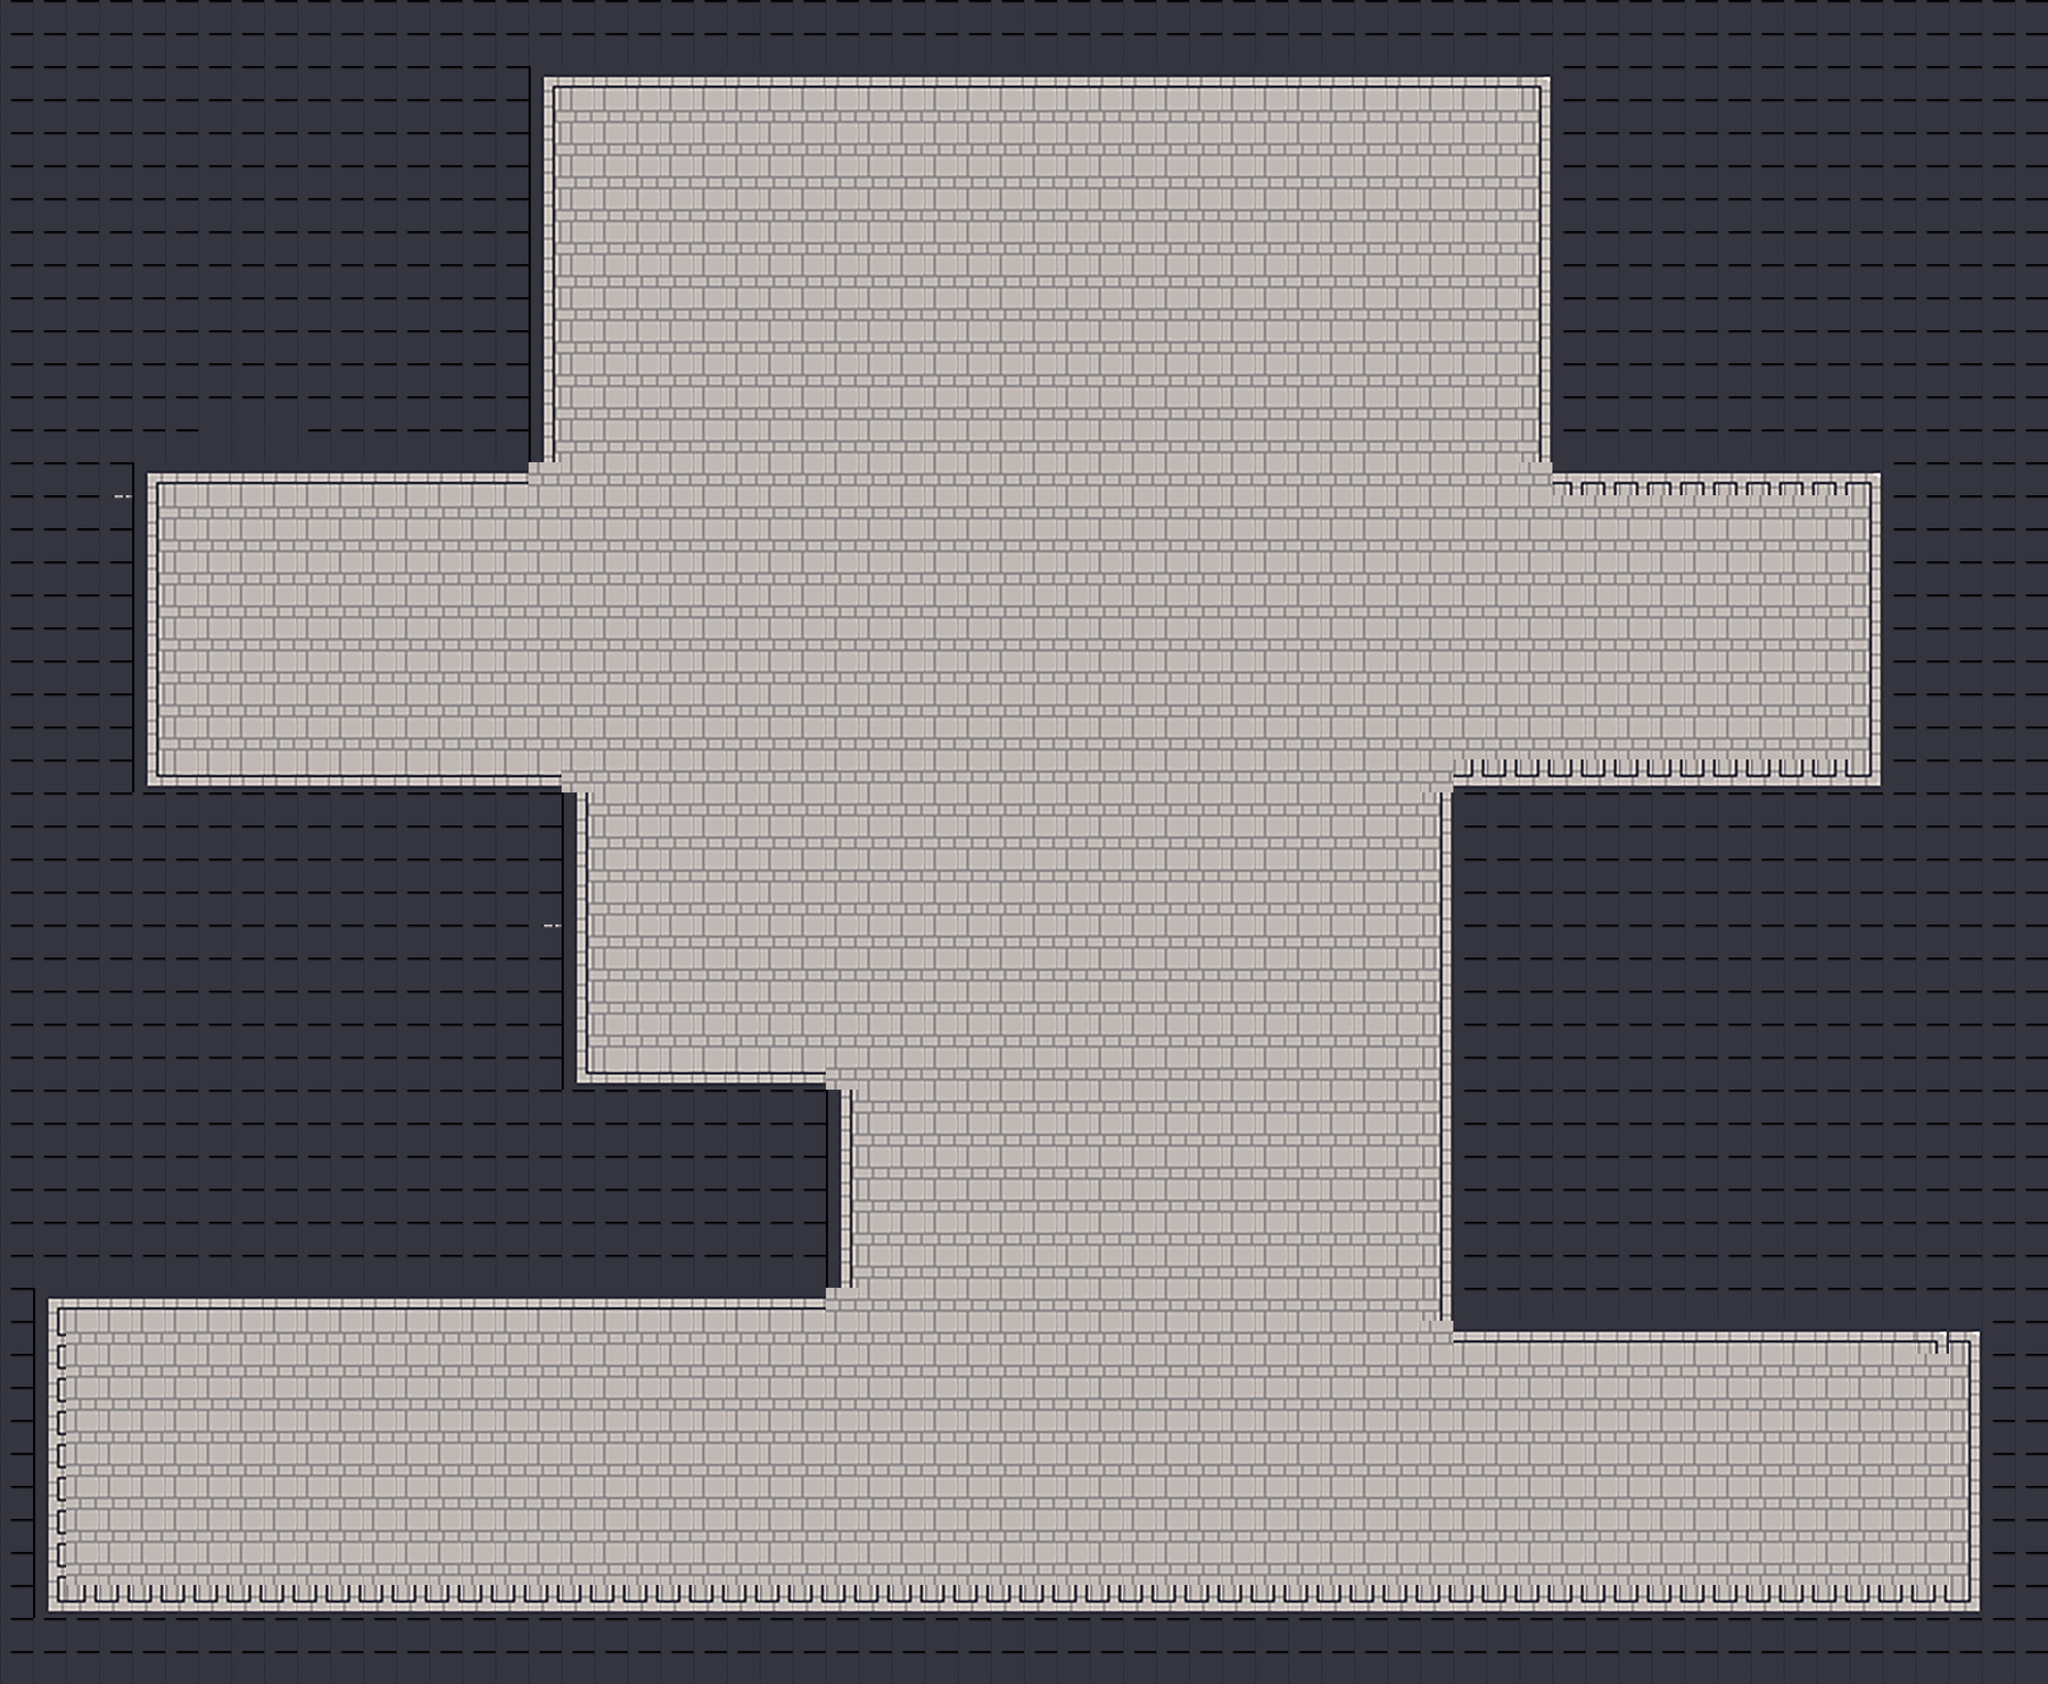

This is a level from a 2D game, rendered from its Tiled map with the project's own tilesets. A one-line summary and the map file follow, with tile-layer data summarised:
An orthogonal 62x51 tile map with 60x60 px tiles, 2 tile layers (paredes, suelo).

<map version="1.9" tiledversion="1.9.2" orientation="orthogonal" renderorder="right-down" width="62" height="51" tilewidth="60" tileheight="60" infinite="0" nextlayerid="3" nextobjectid="1">
 <tileset firstgid="1" name="dungeon" tilewidth="60" tileheight="60" tilecount="294" columns="14">
  <image source="dungeon.png" width="896" height="1280" />
 </tileset>
 <layer id="2" name="paredes" width="62" height="51">
  <data>[3162 cells, 283 non-empty, 12 distinct tile ids]</data>
 </layer>
 <layer id="1" name="suelo" width="62" height="51">
  <data>[3162 cells, 2886 non-empty, 2 distinct tile ids]</data>
 </layer>
</map>
